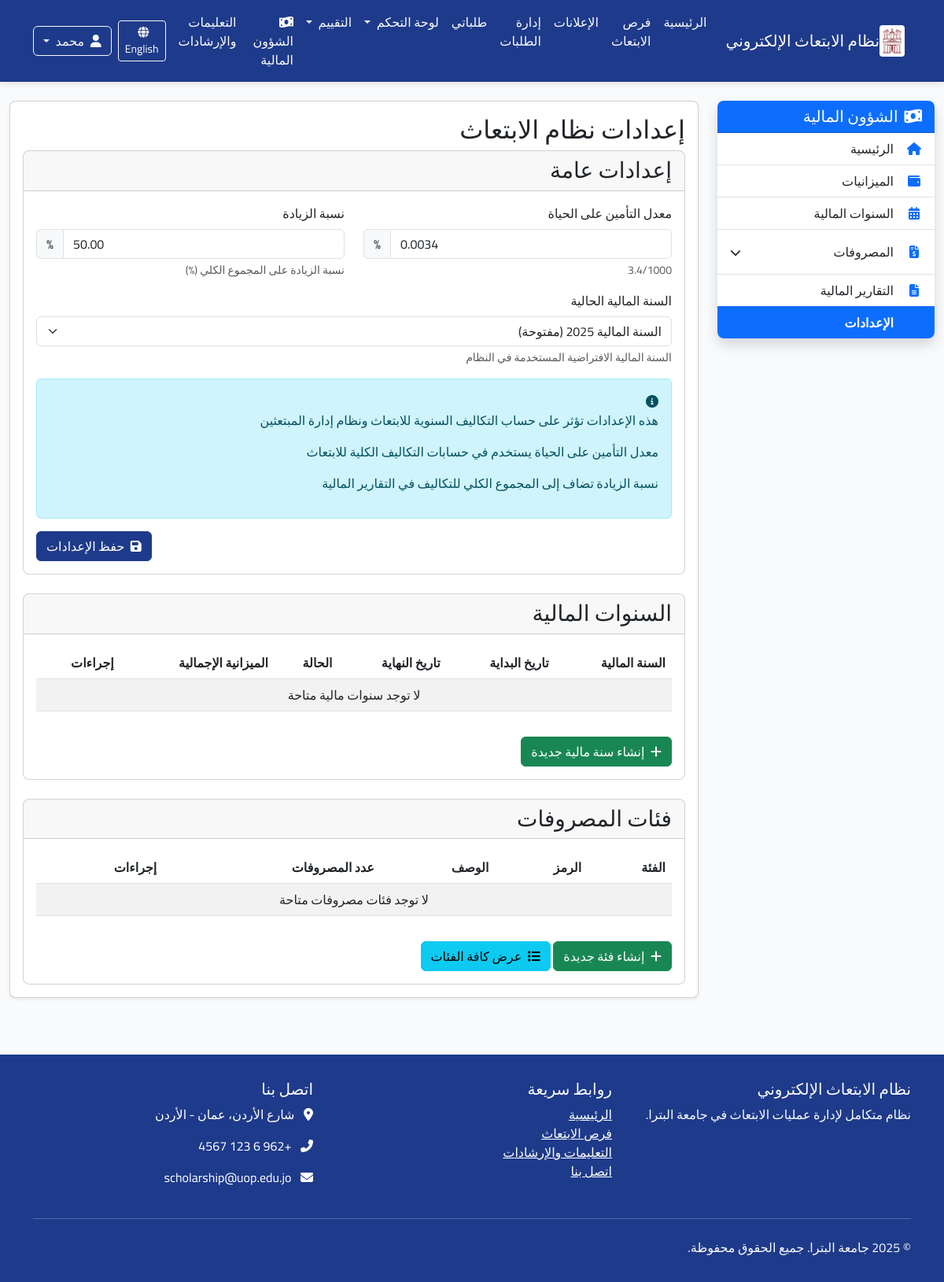
The page /ar/finance/settings/ (signed in) on the database its author committed.
### finance/models.py (models this page shows, shortened)
class ScholarshipSettings(models.Model):
    life_insurance_rate = models.DecimalField(_("معدل التأمين على الحياة"), max_digits=6, decimal_places=4,
                                              default=0.0034, help_text=_("3.4/1000"))
    add_percentage = models.DecimalField(_("نسبة الزيادة"), max_digits=5, decimal_places=2,
                                         default=50.0, help_text=_("نسبة الزيادة على المجموع الكلي (%)"))
    current_fiscal_year = models.ForeignKey(FiscalYear, on_delete=models.SET_NULL,
                                            verbose_name=_("السنة المالية الحالية"),
                                            null=True, blank=True)
    class Meta:
        verbose_name = _("إعدادات نظام الابتعاث")
        verbose_name_plural = _("إعدادات نظام الابتعاث")

### finance/views.py (the view)
# urls.py: path('settings/', views.scholarship_settings, name='scholarship_settings'),
@login_required
@permission_required('finance.change_scholarshipsettings', raise_exception=True)
def scholarship_settings(request):
    settings = ScholarshipSettings.objects.first()
    if not settings:
        settings = ScholarshipSettings.objects.create()
    if request.method == 'POST':
        form = ScholarshipSettingsForm(request.POST, instance=settings)
        if form.is_valid():
            form.save()
            messages.success(request, _("تم تحديث الإعدادات بنجاح"))
            return redirect('finance:scholarship_settings')
    else:
        form = ScholarshipSettingsForm(instance=settings)
    context = {
        'form': form,
        'settings': settings,
    }
    return render(request, 'finance/scholarship_settings.html', context)

### finance/templates/finance/scholarship_settings.html (shortened to what this page needs)
{% extends "finance/base.html" %}
{% load static i18n %}
{% block finance_content %}
<div class="settings-container">
    <div class="page-header">
        <h2>{% trans "إعدادات نظام الابتعاث" %}</h2>
    </div>
    <div class="card">
        <div class="card-header">
            <h3 class="mb-0">{% trans "إعدادات عامة" %}</h3>
        </div>
        <div class="card-body">
            <form method="post" class="settings-form">
                <div class="row">
                    <div class="col-md-6 mb-3">
                        <label for="{{ form.life_insurance_rate.id_for_label }}" class="form-label">{{ form.life_insurance_rate.label }}</label>
                        <div class="input-group">
                            {{ form.life_insurance_rate }}
                            <span class="input-group-text">%</span>
                        </div>
                        <div class="form-text">{{ form.life_insurance_rate.help_text }}</div>
                    </div>
                    <div class="col-md-6 mb-3">
                        <label for="{{ form.add_percentage.id_for_label }}" class="form-label">{{ form.add_percentage.label }}</label>
                        <div class="input-group">
                            {{ form.add_percentage }}
                            <span class="input-group-text">%</span>
                        </div>
                        <div class="form-text">{{ form.add_percentage.help_text }}</div>
                    </div>
                </div>
                <div class="mb-3">
                    <label for="{{ form.current_fiscal_year.id_for_label }}" class="form-label">{{ form.current_fiscal_year.label }}</label>
                    {{ form.current_fiscal_year }}
                    <div class="form-text">{% trans "السنة المالية الافتراضية المستخدمة في النظام" %}</div>
                </div>
                <div class="alert alert-info">
                    <i class="fas fa-info-circle"></i>
                    <p>{% trans "هذه الإعدادات تؤثر على حساب التكاليف السنوية للابتعاث ونظام إدارة المبتعثين" %}</p>
                    <p>{% trans "معدل التأمين على الحياة يستخدم في حسابات التكاليف الكلية للابتعاث" %}</p>
                    <p>{% trans "نسبة الزيادة تضاف إلى المجموع الكلي للتكاليف في التقارير المالية" %}</p>
                </div>
                <div class="form-actions mt-3 text-end">
                    <button type="submit" class="btn btn-primary">
                        <i class="fas fa-save me-1"></i> {% trans "حفظ الإعدادات" %}
                    </button>
                </div>
            </form>
        </div>
    </div>
    <div class="card mt-4">
        <div class="card-header">
            <h3 class="mb-0">{% trans "السنوات المالية" %}</h3>
        </div>
        <div class="card-body">
            <div class="table-responsive">
                <table class="table table-striped">
                    <thead>
                        <tr>
                            <th>{% trans "السنة المالية" %}</th>
                            <th>{% trans "تاريخ البداية" %}</th>
                            <th>{% trans "تاريخ النهاية" %}</th>
                            <th>{% trans "الحالة" %}</th>
                            <th>{% trans "الميزانية الإجمالية" %}</th>
                            <th>{% trans "إجراءات" %}</th>
                        </tr>
                    </thead>
                    <tbody>
                        {% for fiscal_year in fiscal_years %}
                        <tr>
                            <td>{{ fiscal_year.year }}</td>
                            <td>{{ fiscal_year.start_date }}</td>
                            <td>{{ fiscal_year.end_date }}</td>
                            <td>
                                <span class="badge
                                    {% if fiscal_year.status == 'open' %}badge-success
                                    {% else %}badge-secondary{% endif %}">
                                    {{ fiscal_year.get_status_display }}
                                </span>
                            </td>
                            <td>{{ fiscal_year.total_budget|floatformat:2 }} {% trans "دينار" %}</td>
                            <td>
                                <div class="btn-group">
                                    <a href="{% url 'finance:fiscal_year_detail' fiscal_year_id=fiscal_year.id %}" class="btn btn-sm btn-info">
                                        {% trans "عرض" %}
                                    </a>
                                    {% if fiscal_year.status == 'open' %}
                                    <button type="button" class="btn btn-sm btn-primary set-current" data-fiscal-year-id="{{ fiscal_year.id }}">
                                        {% trans "تعيين كحالي" %}
                                    </button>
                                    {% endif %}
                                </div>
                            </td>
                        </tr>
                        {% empty %}
                        <tr>
                            <td colspan="6" class="text-center">{% trans "لا توجد سنوات مالية متاحة" %}</td>
                        </tr>
                        {% endfor %}
                    </tbody>
                </table>
            </div>
            <div class="mt-3">
                <a href="{% url 'finance:create_fiscal_year' %}" class="btn btn-success">
                    <i class="fas fa-plus me-1"></i> {% trans "إنشاء سنة مالية جديدة" %}
                </a>
            </div>
        </div>
    </div>
    <div class="card mt-4">
        <div class="card-header">
            <h3 class="mb-0">{% trans "فئات المصروفات" %}</h3>
        </div>
        <div class="card-body">
            <div class="table-responsive">
                <table class="table table-striped">
                    <thead>
                        <tr>
                            <th>{% trans "الفئة" %}</th>
                            <th>{% trans "الرمز" %}</th>
                            <th>{% trans "الوصف" %}</th>
                            <th>{% trans "عدد المصروفات" %}</th>
                            <th>{% trans "إجراءات" %}</th>
                        </tr>
                    </thead>
                    <tbody>
                        {% for category in categories %}
                        <tr>
                            <td>{{ category.name }}</td>
                            <td>{{ category.code|default:"-" }}</td>
                            <td>{{ category.description|truncatechars:50|default:"-" }}</td>
                            <td>{{ category.expenses_count }}</td>
                            <td>
                                <div class="btn-group">
                                    <a href="{% url 'finance:update_category' category.id %}" class="btn btn-sm btn-primary">
                                        {% trans "تعديل" %}
                                    </a>
                                </div>
                            </td>
                        </tr>
                        {% empty %}
                        <tr>
                            <td colspan="5" class="text-center">{% trans "لا توجد فئات مصروفات متاحة" %}</td>
                        </tr>
                        {% endfor %}
                    </tbody>
                </table>
            </div>
            <div class="mt-3">
                <a href="{% url 'finance:create_category' %}" class="btn btn-success">
                    <i class="fas fa-plus me-1"></i> {% trans "إنشاء فئة جديدة" %}
                </a>
                <a href="{% url 'finance:category_list' %}" class="btn btn-info">
                    <i class="fas fa-list me-1"></i> {% trans "عرض كافة الفئات" %}
                </a>
            </div>
        </div>
    </div>
</div>
{% endblock %}

### templates/base.html (shortened to what this page needs)
{% load i18n %}
{% load static %}
<!DOCTYPE html>
{% get_current_language as CURRENT_LANGUAGE %}
{% get_current_language_bidi as RTL %}
<html lang="{{ CURRENT_LANGUAGE }}" {% if RTL %}dir="rtl"{% else %}dir="ltr"{% endif %}>
<head>
    {% if RTL %}
    <link rel="stylesheet" href="https://cdn.jsdelivr.net/npm/bootstrap@5.3.0/dist/css/bootstrap.rtl.min.css">
    {% else %}
    <link rel="stylesheet" href="https://cdn.jsdelivr.net/npm/bootstrap@5.3.0/dist/css/bootstrap.min.css">
    {% endif %}
    <link rel="stylesheet" href="https://cdnjs.cloudflare.com/ajax/libs/font-awesome/6.4.0/css/all.min.css">
    <link rel="stylesheet" href="{% static 'css/main.css' %}">
    {% if RTL %}
    <link rel="stylesheet" href="{% static 'css/rtl.css' %}">
    {% else %}
    <link rel="stylesheet" href="{% static 'css/ltr.css' %}">
    {% endif %}
</head>
<body>
    <nav class="navbar navbar-expand-lg navbar-dark">
        <div class="container">
            <a class="navbar-brand d-flex align-items-center" href="{% url 'home' %}">
                <img src="{% static 'images/petra_logo.png' %}" alt="{% trans 'جامعة البترا' %}">
                <span>{% trans "نظام الابتعاث الإلكتروني" %}</span>
            </a>
            <div class="collapse navbar-collapse" id="navbarNav">
<ul class="navbar-nav me-auto">
    <li class="nav-item">
        <a class="nav-link {% if request.path == '/' %}active{% endif %}" href="{% url 'home' %}">
            {% trans "الرئيسية" %}
        </a>
    </li>
    <li class="nav-item">
        <a class="nav-link {% if 'scholarships' in request.path %}active{% endif %}" href="{% url 'announcements:scholarship_list' %}">
            {% trans "فرص الابتعاث" %}
        </a>
    </li>
    <li class="nav-item">
        <a class="nav-link {% if 'announcements' in request.path %}active{% endif %}" href="{% url 'announcements:announcement_list' %}">
            {% trans "الإعلانات" %}
        </a>
    </li>
{% if user.is_staff or perms.applications.view_application %}
<li class="nav-item">
    <a class="nav-link {% if 'applications' in request.path and 'my-applications' not in request.path %}active{% endif %}" href="{% url 'applications:admin_applications_list' %}">
        {% trans "إدارة الطلبات" %}
    </a>
</li>
{% endif %}
    {% if user.is_authenticated %}
    <li class="nav-item">
        <a class="nav-link {% if 'my-applications' in request.path %}active{% endif %}" href="{% url 'applications:my_applications' %}">
            {% trans "طلباتي" %}
        </a>
    </li>
    <li class="nav-item dropdown">
        <a class="nav-link dropdown-toggle {% if 'dashboard' in request.path %}active{% endif %}" href="#" id="dashboardDropdown" role="button" data-bs-toggle="dropdown" aria-expanded="false">
            {% trans "لوحة التحكم" %}
        </a>
    </li>
    {% if user.profile.role == 'committee' or user.profile.role == 'admin' or perms.evaluation.view_evaluationround %}
    <li class="nav-item dropdown">
        <a class="nav-link dropdown-toggle {% if 'evaluation' in request.path %}active{% endif %}" href="#" id="evaluationDropdown" role="button" data-bs-toggle="dropdown" aria-expanded="false">
            {% trans "التقييم" %}
        </a>
    </li>
    {% endif %}
    {% endif %}
{% if user.is_authenticated and perms.finance.view_scholarshipbudget %}
<li class="nav-item">
    <a class="nav-link {% if 'finance' in request.path %}active{% endif %}" href="{% url 'finance:home' %}">
        <i class="fas fa-money-bill-wave me-1"></i> {% trans "الشؤون المالية" %}
    </a>
</li>
{% endif %}
    <li class="nav-item">
        <a class="nav-link" href="#">
            {% trans "التعليمات والإرشادات" %}
        </a>
    </li>
</ul>
                <div class="d-flex align-items-center">
                    <div class="mx-2">
                        {% if CURRENT_LANGUAGE == 'ar' %}
                            <a href="{% url 'set_language' %}?lang=en&next={{ request.path }}" class="btn btn-outline-light btn-sm">
                                <i class="fas fa-globe me-1"></i> English
                            </a>
                        {% else %}
                            <a href="{% url 'set_language' %}?lang=ar&next={{ request.path }}" class="btn btn-outline-light btn-sm">
                                <i class="fas fa-globe me-1"></i> العربية
                            </a>
                        {% endif %}
                    </div>
{% if user.is_authenticated %}
    <div class="dropdown">
        <button class="btn btn-outline-light dropdown-toggle" type="button" id="userMenu" data-bs-toggle="dropdown" aria-expanded="false">
            <i class="fas fa-user me-1"></i> {{ user.get_short_name }}
        </button>
    </div>
{% endif %}
                </div>
            </div>
        </div>
    </nav>
    <main>
        {% block content %}{% endblock %}
    </main>
    <footer class="footer">
        <div class="container">
            <div class="row">
                <div class="col-md-4">
                    <h5>{% trans "نظام الابتعاث الإلكتروني" %}</h5>
                    <p>{% trans "نظام متكامل لإدارة عمليات الابتعاث في جامعة البترا." %}</p>
                </div>
                <div class="col-md-4">
                    <h5>{% trans "روابط سريعة" %}</h5>
                    <ul class="list-unstyled">
                        <li><a href="#" class="text-white">{% trans "الرئيسية" %}</a></li>
                        <li><a href="#" class="text-white">{% trans "فرص الابتعاث" %}</a></li>
                        <li><a href="#" class="text-white">{% trans "التعليمات والإرشادات" %}</a></li>
                        <li><a href="#" class="text-white">{% trans "اتصل بنا" %}</a></li>
                    </ul>
                </div>
                <div class="col-md-4">
                    <h5>{% trans "اتصل بنا" %}</h5>
                    <address class="text-white">
                        <p><i class="fas fa-map-marker-alt me-2"></i> {% trans "شارع الأردن، عمان - الأردن" %}</p>
                        <p><i class="fas fa-phone-alt me-2"></i> +962 6 123 4567</p>
                        <p><i class="fas fa-envelope me-2"></i> scholarship@uop.edu.jo</p>
                    </address>
                </div>
            </div>
            <hr class="mt-4 mb-4 bg-light">
            <div class="row">
                <div class="col-md-6">
                    <p class="mb-0">&copy; {% now "Y" %} {% trans "جامعة البترا. جميع الحقوق محفوظة." %}</p>
                </div>
            </div>
        </div>
    </footer>
</body>
</html>

### rows shown on the page
ScholarshipSettings: life_insurance_rate "0.0034", add_percentage "50.00", current_fiscal_year "السنة المالية 2025 (مفتوحة)"

### other values the page prints
{{ user.get_short_name }} "محمد"
